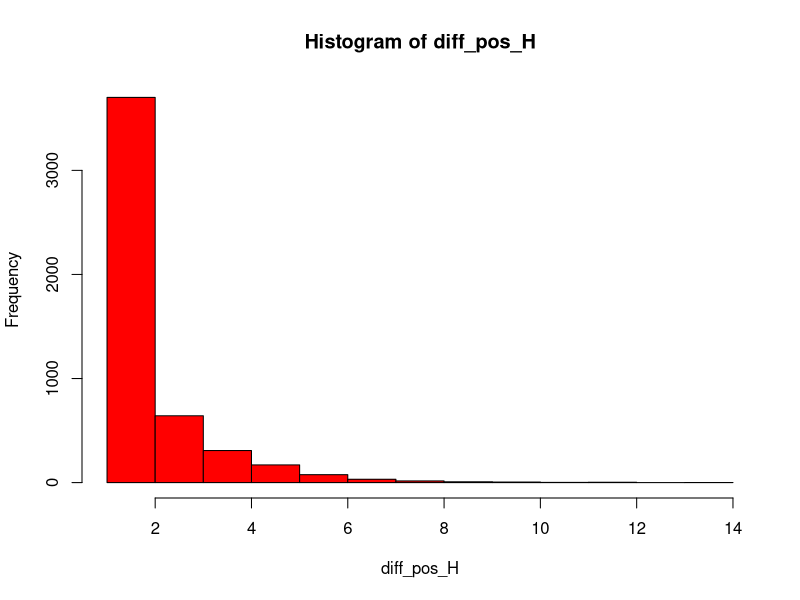

Here is the R script that generated this plot: (Note: this script raises an error after producing the figure.)


# Coin toss - histo of distance between successsive heads

sample_data <- c("H", "T")
N <- 10000
data <- sample(sample_data,
               N,
               replace = TRUE)

# Head locations
pos_H <- which(data == "H")
diff_pos_H <- diff(pos_H)

# Table
cat("Count table \n\n")
table(diff_pos_H)
Sys.sleep(2)

#Histo
h <- hist(diff_pos_H, col = "red", breaks = 10)

#Histo details

cat("Histogram counts \n")
h$counts
cat("Histogram breaks \n")
h$breaks
cat("Histogram midpoints \n")
h$mids
cat("Histogram density \n")
h$density

# Fit to histogram densities - exponential distribution and a power law 

# Build a histogram without plotting and use densities as targets
mids <- h$mids
dens <- h$density
w <- h$counts  # weights = counts

# Exponential fit on binned density: dens ≈ λ exp(-λ m)
start_lam <- 1/mean(x)
fit_exp_nls <- nls(dens ~ lam * exp(-lam * mids),
                   start = list(lam = start_lam),
                   weights = w)
lam_nls <- coef(fit_exp_nls)[["lam"]]

# Power-law fit on binned density: dens ≈ (α-1) xmin^{α-1} m^{-α}, m ≥ xmin
start_alpha <- 2
start_xmin  <- min(mids[mids > 0])
fit_pl_nls <- nls(dens ~ (alpha - 1) * xmin^(alpha - 1) * mids^(-alpha),
                  start = list(alpha = start_alpha, xmin = start_xmin),
                  subset = mids >= start_xmin, weights = w)
alpha_nls <- coef(fit_pl_nls)[["alpha"]]
xmin_nls  <- coef(fit_pl_nls)[["xmin"]]

list(
  exponential_equation = sprintf("f(x) = %.4f * exp(-%.4f * x)", lam_nls, lam_nls),
  powerlaw_equation    = sprintf("f(x) = (%.4f-1) * %.4f^{%.4f-1} * x^{-%.4f},  x ≥ %.4f",
                                 alpha_nls, xmin_nls, alpha_nls, alpha_nls, xmin_nls)
)








